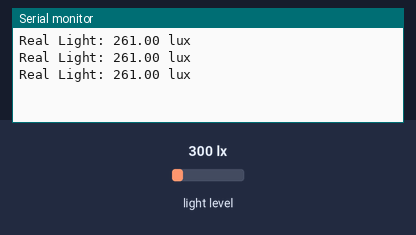
This sketch was run on a simulated Arduino Mega 2560, built with avr-gcc and run on an emulated ATmega2560. Shown: the last lines printed to the serial monitor. The inputs (shaded band) are chosen by the test bench; at power-on: light level 300 lx.

Above: at 1.3 s.
1.4 s: light level set to 40 lx
At 2.0 s:
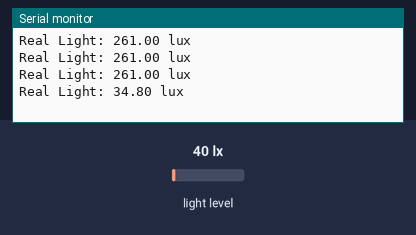
2.9 s: light level set to 500 lx
At 3.5 s:
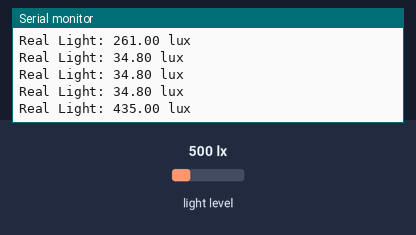
Timing chart, 0 to 5.9 s (numbered marks = the images above; inputs shaded):
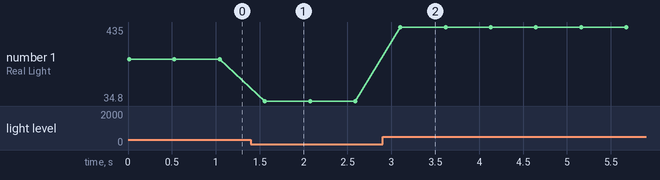

Measured:
- after the input at 1.4 s, the serial monitor: prints a new line after 0.16 s (image 1)
- after the input at 2.9 s, the serial monitor: prints a new line after 0.20 s (image 2)
- plotted number 1: 261 → 34.8 after the input at 1.4 s, 34.8 → 435 after the input at 2.9 s

The sketch:

Lux.ino
```cpp
#include <Wire.h>
#include <Adafruit_Sensor.h>
#include "Adafruit_TSL2561_U.h"

#define TSL2561_ADDR (0x39)    // Default I2C address for TSL2561
#define SDA_PIN 21              // Define SDA pin
#define SCL_PIN 22              // Define SCL pin

// Calibration factor
#define CALIBRATION_FACTOR 0.87 // Adjust this value according to your calibration needs

Adafruit_TSL2561_Unified tsl = Adafruit_TSL2561_Unified(TSL2561_ADDR, 12345);

void setup(void) {
  Serial.begin(9600);
  if (!tsl.begin()) {
    Serial.println("No TSL2561 sensor found!");
    while (1);
  }
  tsl.enableAutoRange(true);
  tsl.setIntegrationTime(TSL2561_INTEGRATIONTIME_13MS);
}

void loop(void) {
  sensors_event_t event;
  tsl.getEvent(&event);

  if (event.light) {
    // Apply calibration factor
    float calibratedLight = event.light * CALIBRATION_FACTOR;

    Serial.print("Real Light: ");
    Serial.print(calibratedLight);
    Serial.println(" lux");
  } else {
    Serial.println("No light detected");
  }
  delay(500);
}
```
